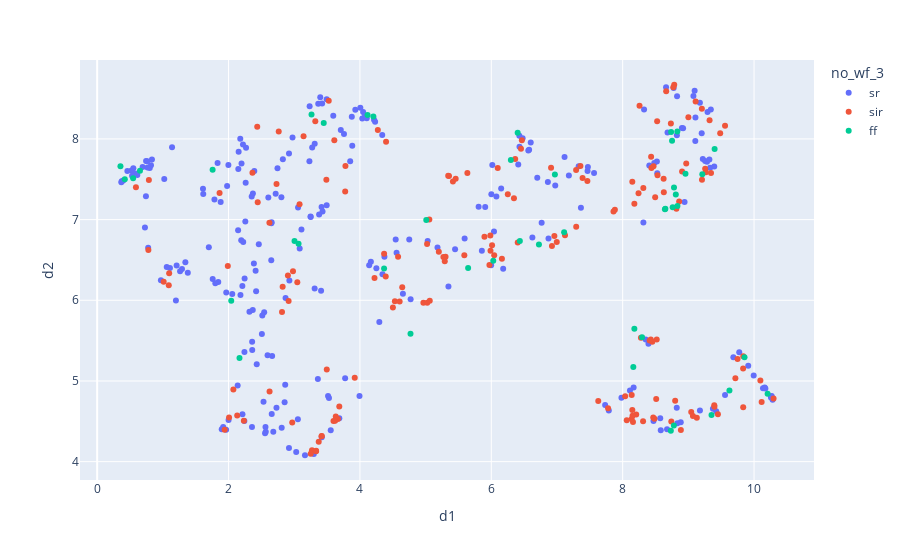

Notebook source saved alongside this figure:
### Code cell
X = scaled[[c for c in scaled if c not in to_exclude]].transpose()

mod = UMAP(n_neighbors=15, min_dist=0, random_state=1).fit(X)
out = pd.DataFrame(mod.embedding_, columns=["d1", "d2"], index=X.index).reset_index()
out2 = out.merge(clusters)
px.scatter(out2, x="d1", y="d2", color="no_wf_3")

### Figure 1 — Plotly figure (JSON) as saved in the notebook; plotly's stock layout.template omitted (floating-point values rounded to 4 significant figures; data arrays with more than 128 entries replaced by an {"elided": "..."} marker saying what was removed)
{"data": [{"hovertemplate": "no_wf_3=sr<br>d1=%{x}<br>d2=%{y}<extra></extra>", "legendgroup": "sr", "marker": {"color": "#636efa", "symbol": "circle"}, "mode": "markers", "name": "sr", "orientation": "v", "showlegend": true, "type": "scatter", "x": {"elided": "255 float values"}, "xaxis": "x", "y": {"elided": "255 float values"}, "yaxis": "y"}, {"hovertemplate": "no_wf_3=sir<br>d1=%{x}<br>d2=%{y}<extra></extra>", "legendgroup": "sir", "marker": {"color": "#EF553B", "symbol": "circle"}, "mode": "markers", "name": "sir", "orientation": "v", "showlegend": true, "type": "scatter", "x": {"elided": "167 float values"}, "xaxis": "x", "y": {"elided": "167 float values"}, "yaxis": "y"}, {"hovertemplate": "no_wf_3=ff<br>d1=%{x}<br>d2=%{y}<extra></extra>", "legendgroup": "ff", "marker": {"color": "#00cc96", "symbol": "circle"}, "mode": "markers", "name": "ff", "orientation": "v", "showlegend": true, "type": "scatter", "x": [5.01, 3.004, 3.263, 0.3543, 0.5474, 8.809, 6.03, 6.401, 2.166, 9.4, 8.643, 9.855, 9.212, 0.6514, 4.368, 8.78, 10.21, 6.435, 2.041, 6.725, 4.205, 8.737, 0.4207, 8.781, 6.298, 7.109, 3.449, 9.353, 8.752, 8.956, 8.761, 8.733, 6.968, 3.066, 4.116, 4.77, 1.757, 8.295, 8.65, 8.162, 8.833, 5.647, 9.625, 8.832, 8.178], "xaxis": "x", "y": [6.995, 6.736, 8.302, 7.66, 7.513, 7.312, 6.49, 8.076, 5.284, 7.876, 7.127, 5.294, 7.562, 7.604, 6.394, 4.449, 4.842, 6.733, 5.993, 6.69, 8.279, 8.086, 7.501, 7.399, 7.738, 6.845, 8.199, 4.579, 7.977, 7.569, 7.152, 4.382, 7.559, 6.701, 8.295, 5.584, 7.619, 5.543, 7.135, 5.172, 7.169, 6.399, 4.881, 8.091, 5.648], "yaxis": "y"}], "layout": {"legend": {"title": {"text": "no_wf_3"}, "tracegroupgap": 0}, "margin": {"t": 60}, "xaxis": {"anchor": "y", "domain": [0, 1], "title": {"text": "d1"}}, "yaxis": {"anchor": "x", "domain": [0, 1], "title": {"text": "d2"}}}}
